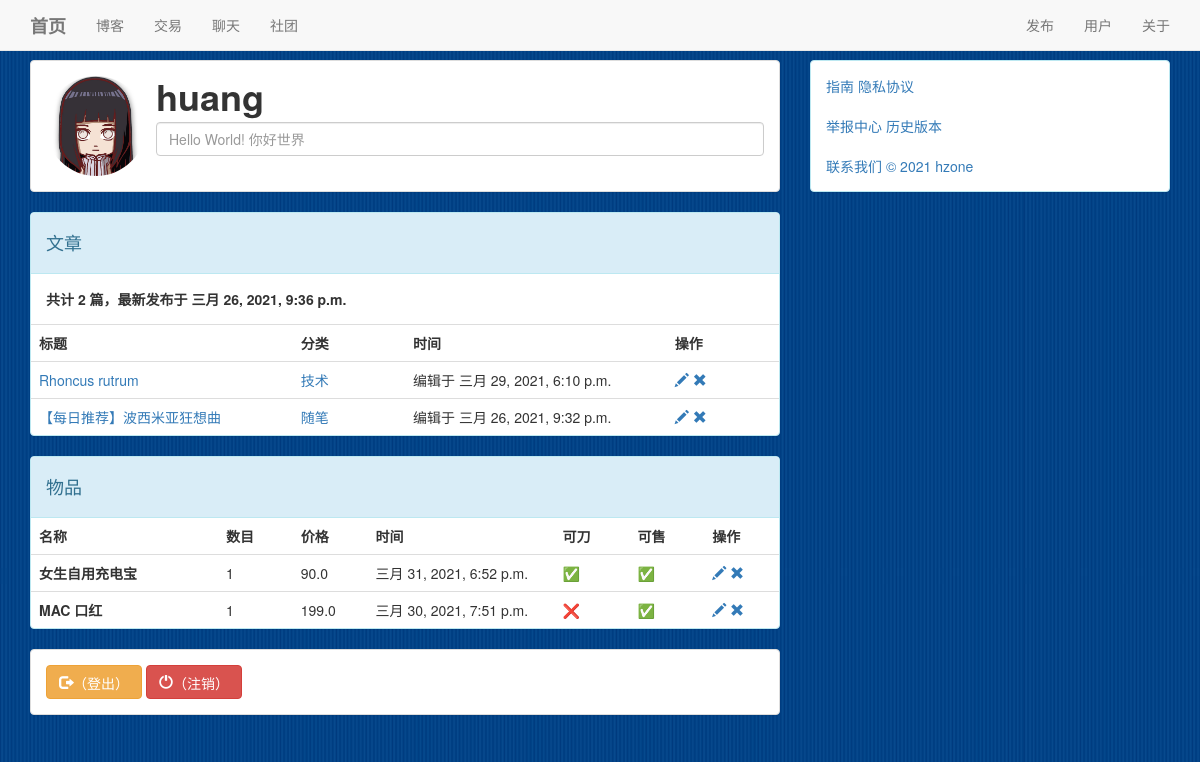
/user/1 (signed in), run on an earlier commit of the app's database.
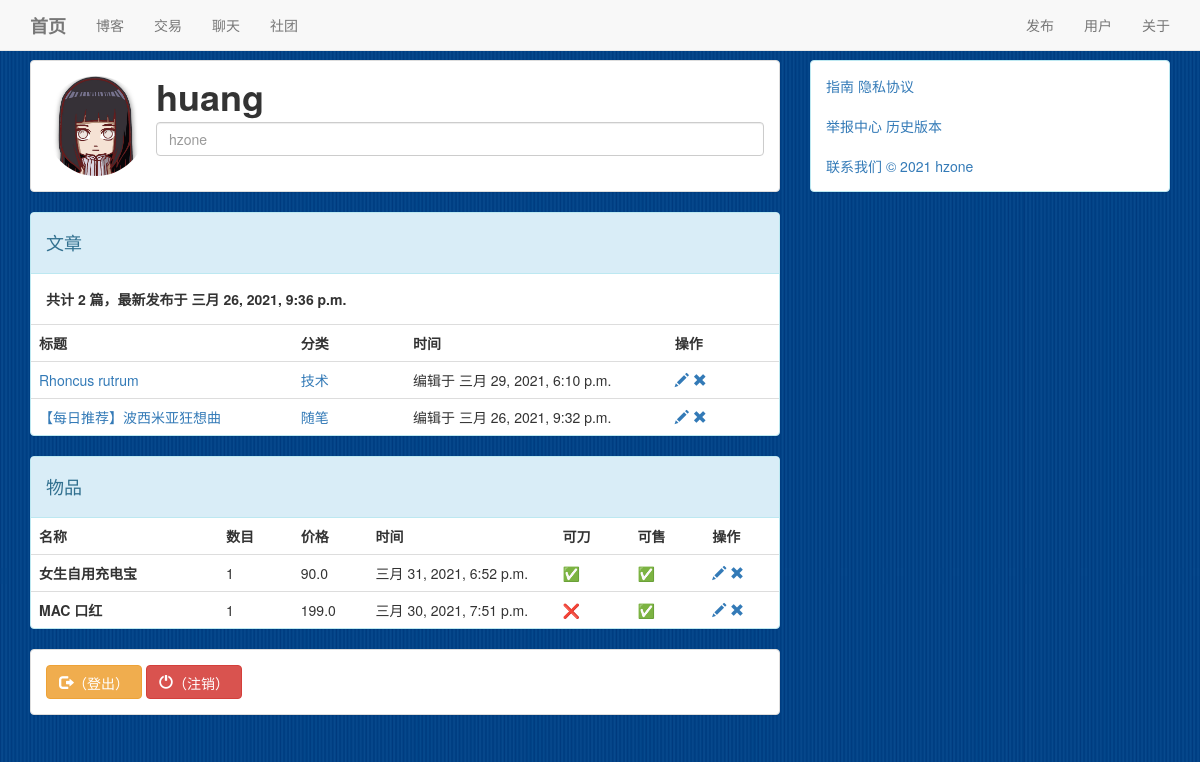
And on a later commit of the database.
### user/models.py (models this page shows)
class User(AbstractUser):
    motto = TextField(max_length=24,default='nothing at all')
    icon = ImageField(default="./static/image/icon/default/male.png",upload_to='./static/image/icon/upload/')
    class Meta:
        ordering = ['-id']
        verbose_name = '用户'
        verbose_name_plural = '用户'
    def __str__(self):
        return self.username

### user/views.py (the view, shortened to what this page needs)
# urls.py: path('<int:pk>',Room.as_view()),
class Room(View):
    def get(self,request,pk):
        form = userForm()
        user = get_object_or_404(User,pk = pk)
        context = {
            'visitor' :request.user,
            'user' : user,
            'form' : form,
            'atcs' : Atc.objects.filter(author = user),
            'items' : Item.objects.filter(owner = user),
        }
        return render(request,'room.html',context)

### user/forms.py
class userForm(forms.Form):
    icon = forms.ImageField(label = '用户头像',required= False)
    motto = forms.CharField(label= '个性签名',required= False)

### blog/models.py (called while the page is built)
    def __str__(self):
        return self.name

### user/templates/room.html (shortened to what the changed rows need)
{% extends 'base.html' %}
    {% load static %}
    {% block main %}
        <div class="panel panel-default">
            <div class="panel-body">
                <div class="media">
                    <div class="media-left media-middle">
                        <a href="#" data-toggle="tooltip" title="您可以点击更换头像">
                            <img id = 'icon' class="img-circle" src="/{{ user.icon }}" height="100px" width="100px">
                        </a>
                    </div>
                    <div class="media-body">
                        <h1 class="media-heading"><strong>{{ user }}</strong></h1>
                        <form id='user_form' enctype="multipart/form-data" action="./{{ user.id }}" method="post">
                            <input type="text" name="motto" id="id_motto" placeholder = "{{ user.motto }}" class="form-control">
                        </form>
                    </div>
                </div>
            </div>
        </div>
        <div class="panel panel-info">
            <table class="table">
                <tr>
                    <th style="width:35%">标题</th>
                    <th style="width:15%">分类</th>
                    <th style="width:35%">时间</th>
                    {% if user == visitor %}
                        <th style="width:15%">操作</th>
                    {% endif %}
                </tr>
                {% for atc in atcs %}
                    <tr>
                        {% if user == visitor %}
                            <th>
                                <a href="/release/article/edit?pk={{ atc.pk }}">
                                    <span class="glyphicon glyphicon-pencil" aria-hidden="true"></span>
                                </a>
                                <a id='dele-atc' href="/release/article/delete?pk={{ atc.pk }}">
                                    <span class="glyphicon glyphicon-remove" aria-hidden="true"></span>
                                </a>
                            </th>
                        {% endif %}
                    </tr>
                {% endfor %}
            </table>
        </div>
        <div class="panel panel-info">
            <table class="table">
                <tr>
                    <th style="width:25%">名称</th>
                    <th style="width:10%">数目</th>
                    <th style="width:10%">价格</th>
                    <th style="width:25%">时间</th>
                    <th style="width:10%">可刀</th>
                    <th style="width:10%">可售</th>
                    {% if user == visitor %}
                        <th style="width:15%">操作</th>
                    {% endif %}
                </tr>
                {% for item in items %}
                    <tr>
                        {% if user == visitor %}
                            <th>
                                <a href="/release/item/edit?pk={{ item.pk }}">
                                    <span class="glyphicon glyphicon-pencil" aria-hidden="true"></span>
                                </a>
                                <a id='dele-item' href="/release/item/delete?pk={{ item.pk }}">
                                    <span class="glyphicon glyphicon-remove" aria-hidden="true"></span>
                                </a>
                            </th>
                        {% endif %}
                    </tr>
                {% endfor %}
            </table>
        </div>
    {% endblock %}

What changed in the data, as far as the page shows it:
changed User "huang": motto "Hello World! 你好世界" → "hzone"
